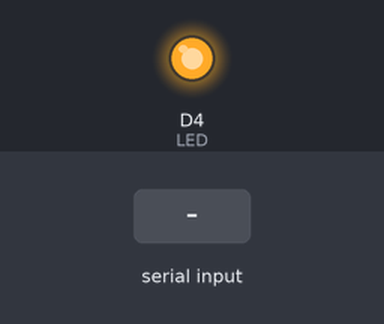
The sketch below on a simulated ESP8266 (NodeMCU). Parts: output pins drawn as LEDs (lit = HIGH). The test bench sets the inputs (shaded band). WiFi joins after 1.5 s; servers stay silent unless stated; network time is answered at once with the bench clock; the local clock reads 2024-03-15 10:24:30 at power-on unless the sketch sets it; no MQTT or app messages arrive unless stated; what the sketch prints to the serial monitor is not drawn.

Above: at 3.2 s.
3.3 s: "1" received over the second serial link
At 3.7 s:
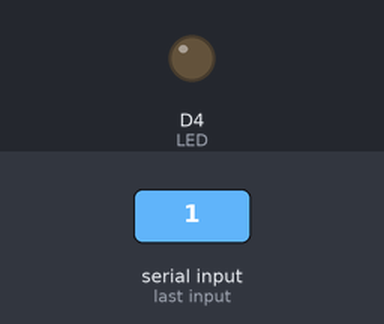
Timing chart, 0 to 6.3 s (numbered marks = the images above; inputs shaded):
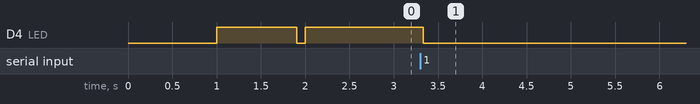

Measured:
- after the input at 3.3 s, D4 (LED): HIGH → LOW at once

The sketch:

ESP8266.ino
```cpp
#include <SoftwareSerial.h>
SoftwareSerial s(D6,D5);

#include <ESP8266WiFi.h>
#include <PubSubClient.h>
#include <Wire.h>
#include <NTPClient.h>
#include <WiFiUdp.h>

const char* ssid = "FIT2"; // Enter your WiFi name
const char* password = "kkkc2016"; // Enter WiFi password
const char* mqttServer = "broker.emqx.io";
const int mqttPort = 1883;

const char* TOPIC = "linhnv/gyro/sensor/01";

#define LED 2 //Define blinking LED pin

WiFiClient espClient;
PubSubClient client(espClient);

// Define NTP Client to get time
const long utcOffsetInSeconds = 0;
WiFiUDP ntpUDP;
NTPClient timeClient(ntpUDP, "pool.ntp.org", utcOffsetInSeconds);

int data;

void reconnect()
{
  while (!client.connected())
    {
        Serial.println("Connecting to MQTT...");

        if (client.connect("17020845"))
        {
            Serial.println("connected");
        } else {
            Serial.print("failed with state ");
            Serial.print(client.state());
            delay(500);
            digitalWrite(LED, LOW); // Turn the LED on (Note that LOW is the voltage level)
            delay(1500);
            digitalWrite(LED, HIGH); // Turn the LED off by making the voltage HIGH
        }
    }
}

void setup()
{
    pinMode(LED, OUTPUT); // Initialize the LED pin as an output
    s.begin(115200);
    Serial.begin(115200);
    Serial.print("Connecting to WiFi.. ");
    WiFi.begin(ssid, password);

    int i = 0;
    // Wait for the Wi-Fi to connect
    while (WiFi.status() != WL_CONNECTED)
    {
        delay(900);
        digitalWrite(LED, LOW); // Turn the LED on (Note that LOW is the voltage level)
        delay(100);
        digitalWrite(LED, HIGH); // Turn the LED off by making the voltage HIGH
        Serial.print(++i);
        Serial.print(' ');
    }

    Serial.println();
    Serial.println("Connected to the WiFi network");

    client.setServer(mqttServer, mqttPort);
    client.setCallback(callback);

    while (!client.connected())
    {
        Serial.println("Connecting to MQTT...");

        if (client.connect("129skdfhnsdfh4n"))
        {
            Serial.println("connected");
        } else {
            Serial.print("failed with state ");
            Serial.print(client.state());
            delay(500);
            digitalWrite(LED, LOW); // Turn the LED on (Note that LOW is the voltage level)
            delay(1500);
            digitalWrite(LED, HIGH); // Turn the LED off by making the voltage HIGH
        }
    }

//    client.publish(TOPIC, "Hello from ESP8266"); //Topic name
//    client.subscribe(TOPIC);
}

void callback(char* topic, byte* payload, unsigned int length)
{
    digitalWrite(LED, LOW); // Turn the LED on (Note that LOW is the voltage level)
    delay(10);
    digitalWrite(LED, HIGH); // Turn the LED off by making the voltage HIGH
    delay(10);
    digitalWrite(LED, LOW); // Turn the LED on (Note that LOW is the voltage level)
    delay(10);
    digitalWrite(LED, HIGH); // Turn the LED off by making the voltage HIGH

    Serial.print("Message arrived in topic: ");
    Serial.println(topic);

    Serial.print("Message:");
    for (int i = 0; i < length; i++)
    {
        Serial.print((char)payload[i]);
    }

    Serial.println();
    Serial.println("-----------------------");
}

void loop()
{
//  s.write("s");

  if (!client.connected()) {
      reconnect();
  }

  if (s.available()>0)
  {
      String content = "";
      char character;
      while(s.available())
      {
  //        Serial.println("Get character");
          character = s.read();
          content.concat(character);
      }
      if (content != "") {
          Serial.println(content);
          timeClient.update();
          String jsonMessage = timeClient.getEpochTime() + String(",") + String(content);
          Serial.print("JSON message: ");
          char* char_jsonMessage = (char*) malloc(100);
          Serial.println(jsonMessage);
          jsonMessage.toCharArray(char_jsonMessage, 100);
          client.publish(TOPIC, char_jsonMessage);
          digitalWrite(LED, LOW); // Turn the LED on (Note that LOW is the voltage level)
    }
  }
}
```
